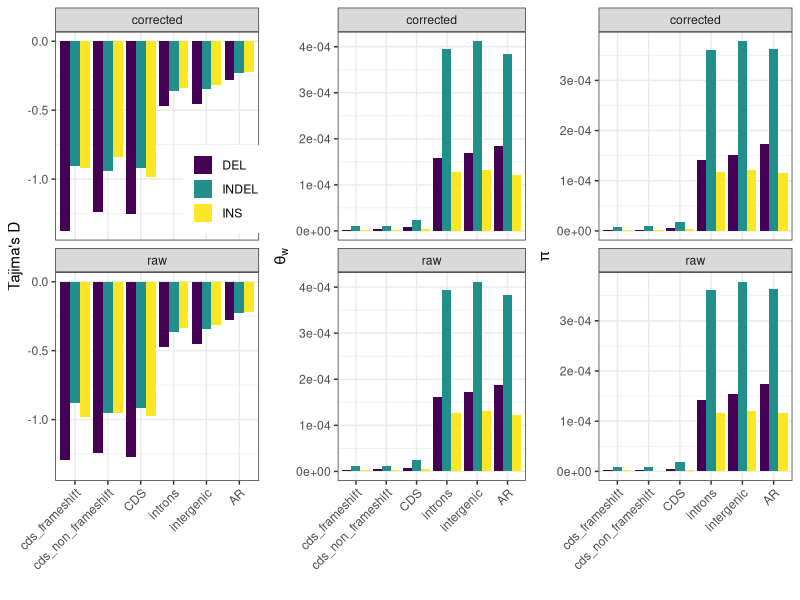
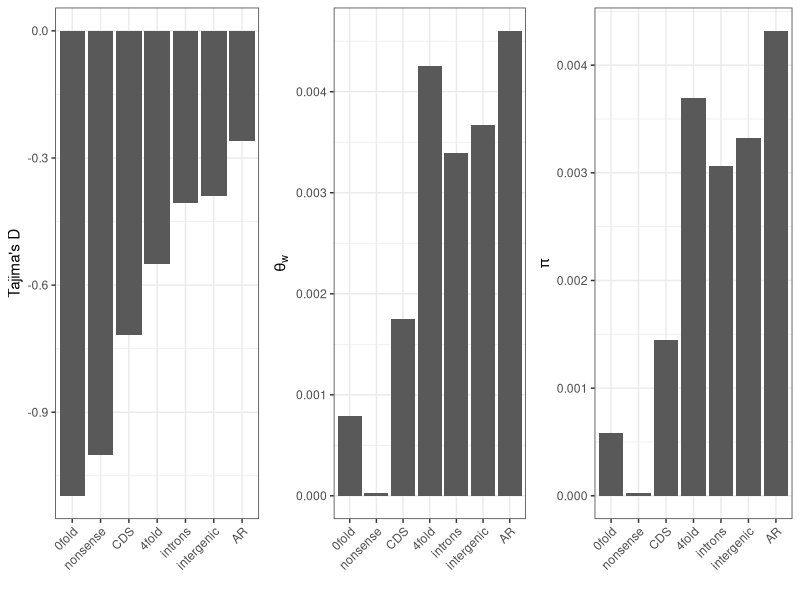
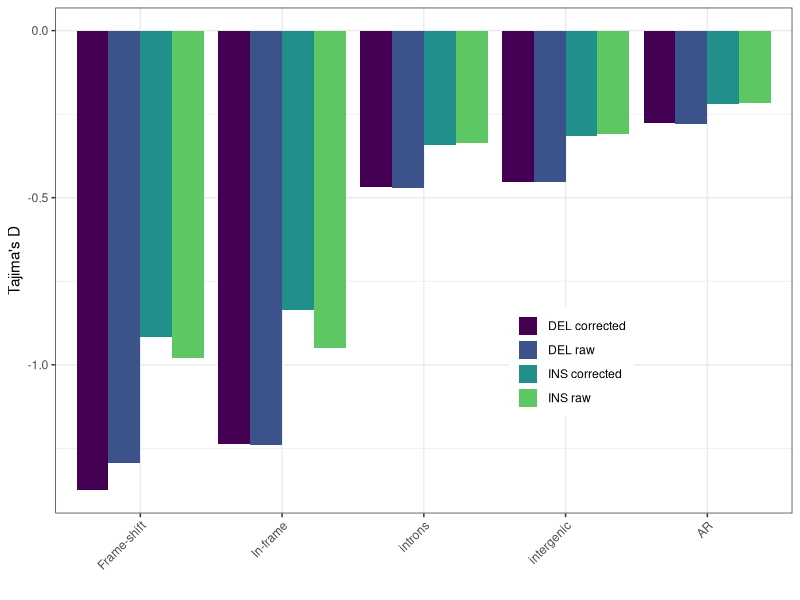

These figures' R source, in order:
library(ggplot2)
library(gridExtra)
library(dplyr)
library(viridis)

summary_data = read.delim('bgi10_stats_nocorrection.txt', na=0)
summary_data_sfs_correct = read.delim('bgi10_stats_sfs_corrected.txt', na=0)

summary_data$sfs = 'raw'
summary_data_sfs_correct$sfs = 'corrected'

all_sum = rbind(summary_data, summary_data_sfs_correct)

call_data = read.delim('bgi10_call.txt')

all_data = dplyr::left_join(all_sum, call_data, by=c('category', 'variation'))

all_data$tw_per_site = all_data$theta_w / all_data$call
all_data$pi_per_site = all_data$pi / all_data$call

str(all_data)

write.csv(all_data, 'bgi10_summary_stats.csv', row.names=FALSE)

all_data = subset(all_data, category != 'noncoding_noUCNEs'
  & category != 'UCNE' & category != 'ALL'
  & category != 'noncoding' & category != 'AR_frameshift' & category != 'AR_non_frameshift')
#
# all_data$category = factor(all_data$category,
#   levels=rev(c('cds_frameshift', 'cds_non_frameshift', 'CDS', '0fold', 'nonsense', '4fold', 'introns', 'intergenic', 'AR')))
#

indel_data = subset(all_data, variation!='SNP' & category!='0fold' & category!='4fold' & category!='nonsense')
snp_data = subset(all_data, variation=='SNP' & category!='cds_frameshift' & category!='cds_non_frameshift' &
                  sfs=='raw')
str(snp_data)
filtered_data = rbind(indel_data, snp_data)

indel_data$category = factor(indel_data$category, levels=c('cds_frameshift', 'cds_non_frameshift', 'CDS',
                                                           'introns', 'intergenic', 'AR'))

snp_data$category = factor(snp_data$category, levels=c('0fold', 'nonsense', 'CDS', '4fold',
                                                         'introns', 'intergenic', 'AR'))

# theta_w
tw = ggplot(indel_data, aes(x=category, y=tw_per_site, fill=variation))+
  geom_bar(stat='identity', position = position_dodge(width=0.9), size = 2) +
  theme_bw() +
  facet_wrap(~sfs, ncol=1) +
  xlab('')  + ylab(expression(theta[w])) +
  theme(legend.title=element_blank(), legend.position='none',
  axis.text.x=element_text(angle=45, hjust=1)) +
  scale_fill_viridis(discrete=T)

# pi
pi = ggplot(indel_data, aes(x=category, y=pi_per_site, fill=variation))+
  geom_bar(stat='identity', position = position_dodge(width=0.9), size = 2) +
  theme_bw() +
  facet_wrap(~sfs, ncol=1) +
  xlab('')  + ylab(expression(pi)) +
  theme(legend.title=element_blank(), legend.position='none',
  axis.text.x=element_text(angle=45, hjust=1)) +
  scale_fill_viridis(discrete=T)

# tajD
tajd = ggplot(indel_data, aes(x=category, y=tajD, fill=variation))+
  geom_bar(stat='identity', position = position_dodge(width=0.9), size = 2) +
  theme_bw() +
  facet_wrap(~sfs, ncol=1) +
  xlab('')  + ylab("Tajima's D") +
  #ylim(-1.3, -0.2) +
  theme(legend.title=element_blank(), legend.position=c(0.83, 0.65),
  axis.text.x=element_text(angle=45, hjust=1)) +
  scale_fill_viridis(discrete=T)
#
# # pdf(file='gt_summary_stats.pdf', width=9, height=3)
# #
# # grid.arrange(tajd, tw, pi, nrow=1)
# #
# # dev.off()
#
# # pdf(file='gt_tajd.pdf', width=3, height=3)
# #
# # tajd
# #
# # dev.off()
#
png(file='gt_summary_stats.png', width=9, height=6, units='in', res=360)

grid.arrange(tajd, tw, pi, nrow=1)

dev.off()

# SNP sum stats #

# theta_w
tw_snp = ggplot(snp_data, aes(x=category, y=tw_per_site))+
  geom_bar(stat='identity', position = position_dodge(width=0.9), size = 2) +
  theme_bw() +
  xlab('')  + ylab(expression(theta[w])) +
  theme(legend.title=element_blank(), legend.position='none',
  axis.text.x=element_text(angle=45, hjust=1))

# pi
pi_snp = ggplot(snp_data, aes(x=category, y=pi_per_site))+
  geom_bar(stat='identity', position = position_dodge(width=0.9), size = 2) +
  theme_bw() +
  xlab('')  + ylab(expression(pi)) +
  theme(legend.title=element_blank(), legend.position='none',
  axis.text.x=element_text(angle=45, hjust=1))

# tajD
tajd_snp = ggplot(snp_data, aes(x=category, y=tajD))+
  geom_bar(stat='identity', position = position_dodge(width=0.9), size = 2) +
  theme_bw() +
  xlab('')  + ylab("Tajima's D") +
  #ylim(-1.3, -0.2) +
  theme(legend.title=element_blank(), legend.position=c(0.83, 0.65),
  axis.text.x=element_text(angle=45, hjust=1))

png(file='gt_summary_stats_snps.png', width=9, height=3, units='in', res=360)

grid.arrange(tajd_snp, tw_snp, pi_snp, nrow=1)

dev.off()

# compare corrected v uncorrected tajd
comp_tajd_dat = subset(indel_data, variation!='INDEL' & category!='CDS')
comp_tajd_dat$cat = as.factor(paste(comp_tajd_dat$variation, comp_tajd_dat$sfs, sep=' '))
comp_tajd_dat


tajd_comp = ggplot(comp_tajd_dat, aes(x=category, y=tajD, fill=cat))+
  geom_bar(stat='identity', position = position_dodge(width=0.9), size = 2) +
  theme_bw() +
  # facet_wrap(~variation, ncol=2) +
  xlab('')  + ylab("Tajima's D") +
  #ylim(-1.3, -0.2) +
  theme(legend.title=element_blank(), legend.position=c(0.7, 0.3),
  axis.text.x=element_text(angle=45, hjust=1)) +
  scale_fill_manual(values=viridis(5)) +
  scale_x_discrete(labels=c('Frame-shift', 'In-frame', 'introns', 'intergenic', 'AR'))

pdf('comp_tajd_correct.pdf', width=3, height=3)

tajd_comp

dev.off()